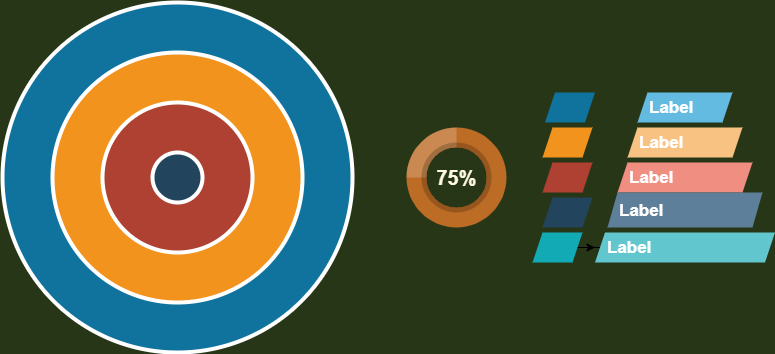
#> input picture img/1.png, 775 x 354 px
$ python template_matching.py
#> lines starting #> are read from the running program, lines starting #| are printed output that depends on the picture
import cv2
import numpy as np
from matplotlib import pyplot as plt

img = cv2.imread('../img/1.png',0)
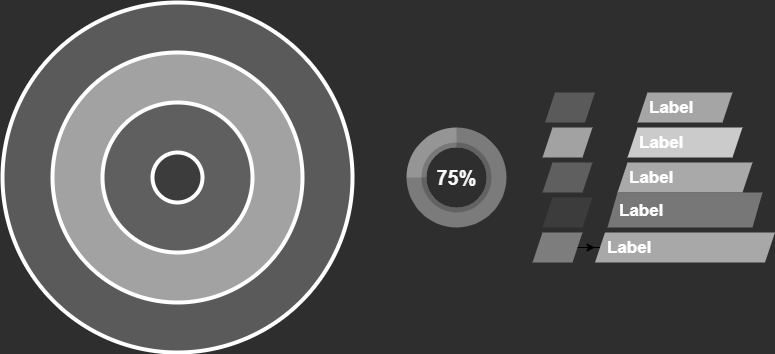
#> img: shape (354, 775); min 0, max 255, mean 87.1
img2 = img.copy()
template = cv2.imread('../img/1f.png',0)
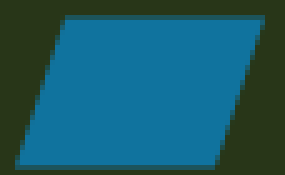
#> input picture img/1f.png, 57 x 35 px (shown 5 times larger)
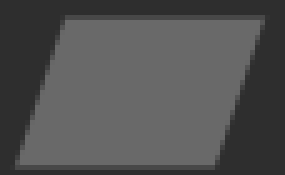
#> template: shape (35, 57) (shown 5 times larger); min 46, max 105, mean 81.3
w,h = template.shape[::-1]
#> w = 57; h = 35
print(w)
#| 57
print(h)
#| 35
#所有6种比较方法都列在一个列表中
methods = ['cv2.TM_CCOEFF', 'cv2.TM_CCOEFF_NORMED', 'cv2.TM_CCORR','cv2.TM_CCORR_NORMED', 'cv2.TM_SQDIFF', 'cv2.TM_SQDIFF_NORMED']
for meth in methods:
    img = img2.copy()
#exec 语句用来执行储存在字符串或文件中的 Python 语句。
# 例如，我们可以在运行时生成一个包含 Python 代码的字符串，然后使用 exec 语句执行这些语句。
#eval 语句用来计算存储在字符串中的有效 Python 表达式
    method = eval(meth)
    # 应用模板匹配
    res = cv2.matchTemplate(img,template,method)
    min_val,max_val,min_loc,max_loc = cv2.minMaxLoc(res)
    # 使用不同的比较方法，对结果的解释不同
    if methods in [cv2.TM_SQDIFF,cv2.TM_SQDIFF_NORMED]:
        top_left = min_loc
    else:
        top_left = max_loc
    bottom_right = (top_left[0] + w,top_left[1] + h)
    cv2.rectangle(img,top_left,bottom_right,255,2)
    plt.subplot(121),plt.imshow(res,'gray')
    plt.title('Matching Result'),plt.xticks([]),plt.yticks([])
    plt.subplot(122),plt.imshow(img,'gray')
    plt.title('Detected Point'),plt.xticks([]),plt.yticks([])
    plt.suptitle(meth)
    plt.show()
#> this loop made 6 passes
#> (min_val, max_val, min_loc, top_left, bottom_right) on passes 1 to 6: (-2041678.5, 3024990.2, (150, 153), (540, 124), (597, 159)), (-0.666, 1, (573, 164), (542, 89), (599, 124)), (7464967, 32062868, (355, 226), (637, 124), (694, 159)), (0.624, 0.999, (585, 122), (542, 89), (599, 124)), (148587, 29816760, (540, 159), (640, 129), (697, 164)), (0.011, 0.892, (540, 159), (640, 129), (697, 164))
#> pass 1, `res = cv2.matchTemplate(img,template,method)`:
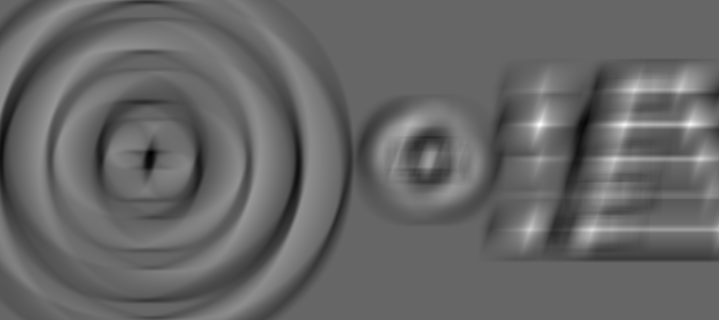
#> res: shape (320, 719) float32; min -2041678.5, max 3024990.2, mean 9230.2; drawn with min black and max white
#> pass 1, `plt.show()`:
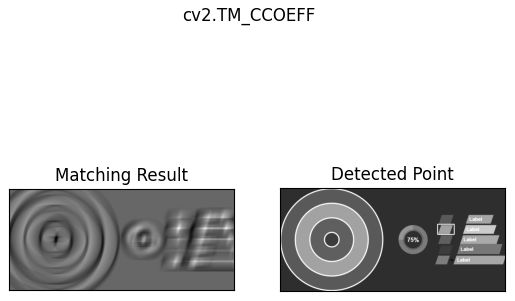
#> figure drawn by matplotlib, 2 panels
#> pass 3, `res = cv2.matchTemplate(img,template,method)`:
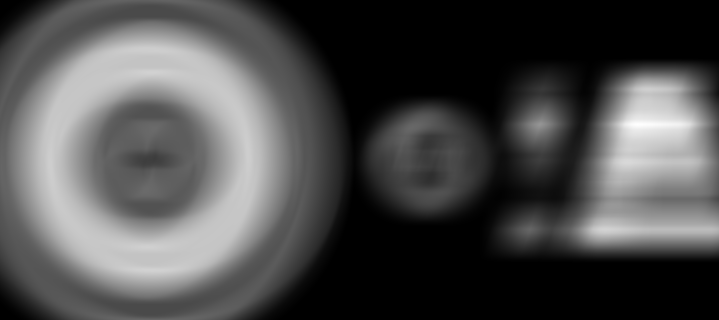
#> res: shape (320, 719) float32; min 7464967, max 32062868, mean 14850606; drawn with min black and max white
#> after the loop:
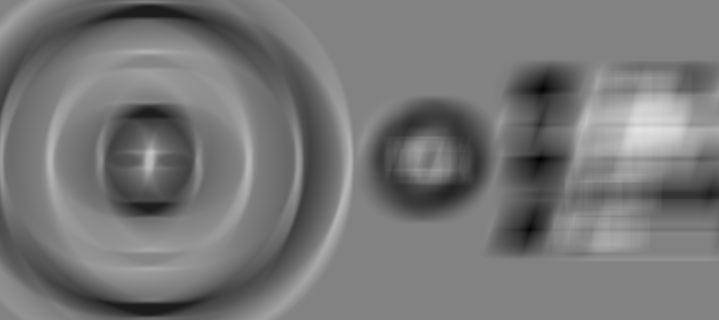
#> res: shape (320, 719) float32; min 0.011, max 0.892, mean 0.468
